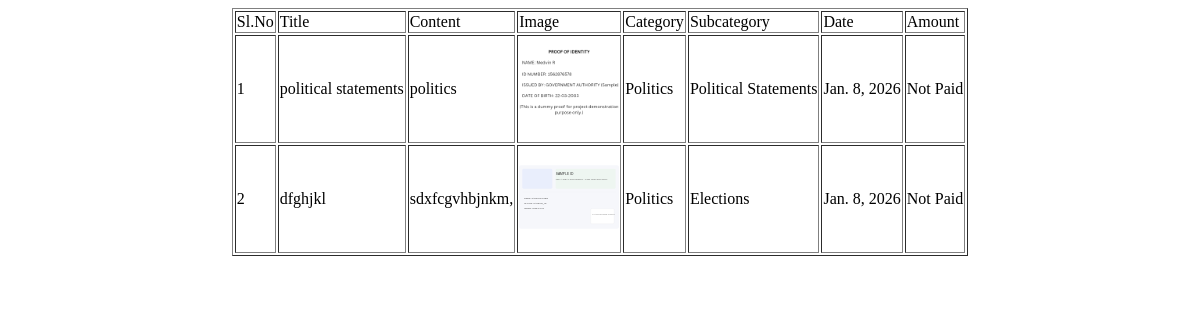
Page /User/MyNews/ (signed in) on the earlier database version.
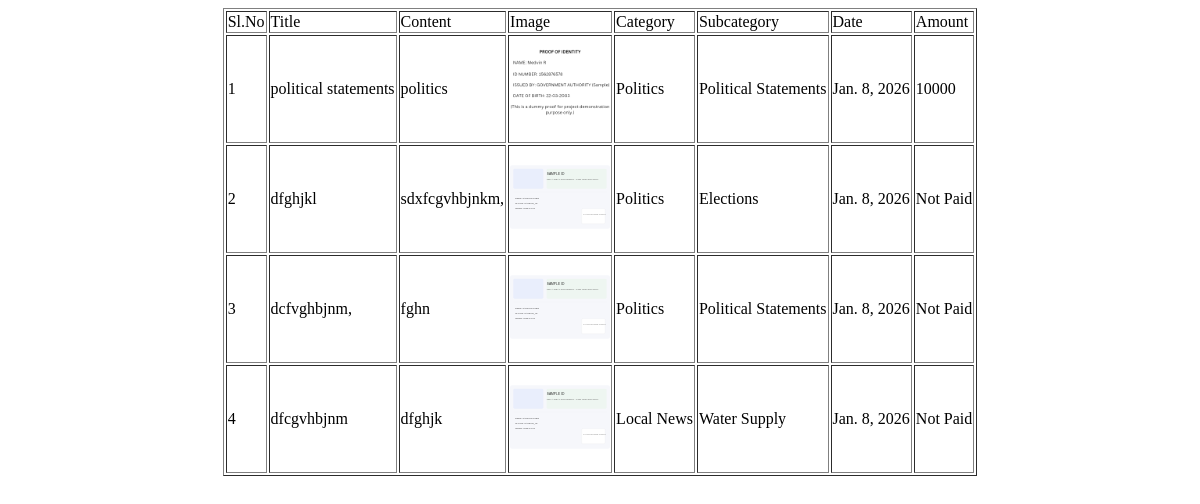
Same page on the later database version.
### Reporter/models.py (models this page shows)
class tbl_news(models.Model):
    news_title=models.CharField(max_length=50)
    news_content=models.CharField(max_length=50)
    news_image=models.FileField(upload_to="Assets/news/")
    news_date=models.DateField(auto_now_add=True)
    news_status=models.IntegerField(default=0)
    subcategory=models.ForeignKey(tbl_subcategory,on_delete=models.CASCADE,null=True)
    user=models.ForeignKey(tbl_user,on_delete=models.CASCADE,null=True)
    reporter=models.ForeignKey(tbl_reporter,on_delete=models.CASCADE,null=True)
    verifier=models.ForeignKey(tbl_verifier,on_delete=models.CASCADE,null=True)

### Admin/models.py (models this page shows)
class tbl_subcategory(models.Model):
    subcategory_name=models.CharField(max_length=50)
    category=models.ForeignKey(tbl_category,on_delete=models.CASCADE)

class tbl_category(models.Model):
    category_name=models.CharField(max_length=50)

### User/models.py (models this page shows)
class tbl_payment(models.Model):
    payment_date=models.DateField(auto_now_add=True)
    payment_status=models.IntegerField(default=0)
    payment_amount=models.CharField(max_length=50)
    news=models.ForeignKey(tbl_news,on_delete=models.CASCADE,related_name="payments")

### User/views.py (the view)
# urls.py: path('MyNews/',views.MyNews,name="Mynews"),
def MyNews(request):
    if "uid" in request.session:
        newsdata = tbl_news.objects.filter(user=request.session['uid'],news_status__gte=1).exclude(news_status=2)
        return render(request,'User/MyNews.html',{'newsdata':newsdata})
    else:
        return render(request,'Guest/Login.html')

### User/Templates/User/MyNews.html (shortened to what this page needs)
<!DOCTYPE html>
<html lang="en">
<head>
</head>
<body>
    <form action="" method="post" enctype="multipart/form-data">
        <table border="1" align="center">
            <tr>
                <td>Sl.No</td>
                <td>Title</td>
                <td>Content</td>
                <td>Image</td>
                <td>Category</td>
                <td>Subcategory</td>
                <td>Date</td>
                <td>Amount</td>
            </tr>
            {% for i in newsdata %}
            <tr>
                <td>{{forloop.counter}}</td>
                <td>{{i.news_title}}</td>
                <td>{{i.news_content}}</td>
                <td><img src="{{i.news_image.url}}" alt="" width="100" height="100" alt=""></td>
                <td>{{i.subcategory.category.category_name}}</td>
                <td>{{i.subcategory.subcategory_name}}</td>
                <td>{{i.news_date}}</td>
                <td>
                    {% if i.payments.first %}
                    {{ i.payments.first.payment_amount }}
                    {% else %}
                    Not Paid
                    {% endif %}
                </td>
            </tr>
            {% endfor %}
        </table>
    </form>
</body>
</html>

Differences in the rows shown:
shown differently, row unchanged: tbl_news "political statements": payments.first.payment_amount (not shown) → "10000"; no longer shows "Not Paid"
now on this page (row edited): tbl_news: news_title "dcfvghbjnm,", news_content "fghn", news_image (picture), subcategory.category.category_name "Politics", subcategory.subcategory_name "Political Statements", news_date "Jan. 8, 2026", shows "Not Paid"
now on this page (row edited): tbl_news: news_title "dfcgvhbjnm", news_content "dfghjk", news_image (picture), subcategory.category.category_name "Local News", subcategory.subcategory_name "Water Supply", news_date "Jan. 8, 2026", shows "Not Paid"
